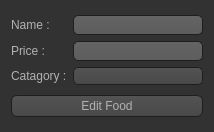
<?xml version="1.0" encoding="UTF-8"?>
<ui version="4.0">
 <class>UpdateFood</class>
 <widget class="QWidget" name="UpdateFood">
  <property name="geometry">
   <rect>
    <x>0</x>
    <y>0</y>
    <width>214</width>
    <height>132</height>
   </rect>
  </property>
  <property name="windowTitle">
   <string>Form</string>
  </property>
  <property name="styleSheet">
   <string notr="true">QToolTip
{
     border: 1px solid black;
     background-color: #ffa02f;
     padding: 1px;
     border-radius: 3px;
     opacity: 100;
}

QWidget
{
    color: #b1b1b1;
    background-color: #323232;
}

QWidget:item:hover
{
    background-color: QLinearGradient( x1: 0, y1: 0, x2: 0, y2: 1, stop: 0 #ffa02f, stop: 1 #ca0619);
    color: #000000;
}

QWidget:item:selected
{
    background-color: QLinearGradient( x1: 0, y1: 0, x2: 0, y2: 1, stop: 0 #ffa02f, stop: 1 #d7801a);
}

QMenuBar::item
{
    background: transparent;
}

QMenuBar::item:selected
{
    background: transparent;
    border: 1px solid #ffaa00;
}

QMenuBar::item:pressed
{
    background: #444;
    border: 1px solid #000;
    background-color: QLinearGradient(
        x1:0, y1:0,
        x2:0, y2:1,
        stop:1 #212121,
        stop:0.4 #343434/*,
        stop:0.2 #343434,
        stop:0.1 #ffaa00*/
    );
    margin-bottom:-1px;
    padding-bottom:1px;
}

QMenu
{
    border: 1px solid #000;
}

QMenu::item
{
    padding: 2px 20px 2px 20px;
}

QMenu::item:selected
{
    color: #000000;
}

QWidget:disabled
{
    color: #404040;
    background-color: #323232;
}

QAbstractItemView
{
    background-color: QLinearGradient( x1: 0, y1: 0, x2: 0, y2: 1, stop: 0 #4d4d4d, stop: 0.1 #646464, stop: 1 #5d5d5d);
}

QWidget:focus
{
    /*border: 2px solid QLinearGradient( x1: 0, y1: 0, x2: 0, y2: 1, stop: 0 #ffa02f, stop: 1 #d7801a);*/
}

QLineEdit
{
    background-color: QLinearGradient( x1: 0, y1: 0, x2: 0, y2: 1, stop: 0 #4d4d4d, stop: 0 #646464, stop: 1 #5d5d5d);
    padding: 1px;
    border-style: solid;
    border: 1px solid #1e1e1e;
    border-radius: 5;
}

QPushButton
{
    color: #b1b1b1;
    background-color: QLinearGradient( x1: 0, y1: 0, x2: 0, y2: 1, stop: 0 #565656, stop: 0.1 #525252, stop: 0.5 #4e4e4e, stop: 0.9 #4a4a4a, stop: 1 #464646);
    border-width: 1px;
    border-color: #1e1e1e;
    border-style: solid;
    border-radius: 6;
    padding: 3px;
    font-size: 12px;
    padding-left: 5px;
    padding-right: 5px;
}

QPushButton:pressed
{
    background-color: QLinearGradient( x1: 0, y1: 0, x2: 0, y2: 1, stop: 0 #2d2d2d, stop: 0.1 #2b2b2b, stop: 0.5 #292929, stop: 0.9 #282828, stop: 1 #252525);
}

QComboBox
{
    selection-background-color: #ffaa00;
    background-color: QLinearGradient( x1: 0, y1: 0, x2: 0, y2: 1, stop: 0 #565656, stop: 0.1 #525252, stop: 0.5 #4e4e4e, stop: 0.9 #4a4a4a, stop: 1 #464646);
    border-style: solid;
    border: 1px solid #1e1e1e;
    border-radius: 5;
}

QComboBox:hover,QPushButton:hover
{
    border: 2px solid QLinearGradient( x1: 0, y1: 0, x2: 0, y2: 1, stop: 0 #ffa02f, stop: 1 #d7801a);
}


QComboBox:on
{
    padding-top: 3px;
    padding-left: 4px;
    background-color: QLinearGradient( x1: 0, y1: 0, x2: 0, y2: 1, stop: 0 #2d2d2d, stop: 0.1 #2b2b2b, stop: 0.5 #292929, stop: 0.9 #282828, stop: 1 #252525);
    selection-background-color: #ffaa00;
}

QComboBox QAbstractItemView
{
    border: 2px solid darkgray;
    selection-background-color: QLinearGradient( x1: 0, y1: 0, x2: 0, y2: 1, stop: 0 #ffa02f, stop: 1 #d7801a);
}

QComboBox::drop-down
{
     subcontrol-origin: padding;
     subcontrol-position: top right;
     width: 15px;

     border-left-width: 0px;
     border-left-color: darkgray;
     border-left-style: solid; /* just a single line */
     border-top-right-radius: 3px; /* same radius as the QComboBox */
     border-bottom-right-radius: 3px;
 }

QComboBox::down-arrow
{
     image: url(:/down_arrow.png);
}

QGroupBox:focus
{
border: 2px solid QLinearGradient( x1: 0, y1: 0, x2: 0, y2: 1, stop: 0 #ffa02f, stop: 1 #d7801a);
}

QTextEdit:focus
{
    border: 2px solid QLinearGradient( x1: 0, y1: 0, x2: 0, y2: 1, stop: 0 #ffa02f, stop: 1 #d7801a);
}

QScrollBar:horizontal {
     border: 1px solid #222222;
     background: QLinearGradient( x1: 0, y1: 0, x2: 0, y2: 1, stop: 0.0 #121212, stop: 0.2 #282828, stop: 1 #484848);
     height: 7px;
     margin: 0px 16px 0 16px;
}

QScrollBar::handle:horizontal
{
      background: QLinearGradient( x1: 0, y1: 0, x2: 1, y2: 0, stop: 0 #ffa02f, stop: 0.5 #d7801a, stop: 1 #ffa02f);
      min-height: 20px;
      border-radius: 2px;
}

QScrollBar::add-line:horizontal {
      border: 1px solid #1b1b19;
      border-radius: 2px;
      background: QLinearGradient( x1: 0, y1: 0, x2: 1, y2: 0, stop: 0 #ffa02f, stop: 1 #d7801a);
      width: 14px;
      subcontrol-position: right;
      subcontrol-origin: margin;
}

QScrollBar::sub-line:horizontal {
      border: 1px solid #1b1b19;
      border-radius: 2px;
      background: QLinearGradient( x1: 0, y1: 0, x2: 1, y2: 0, stop: 0 #ffa02f, stop: 1 #d7801a);
      width: 14px;
     subcontrol-position: left;
     subcontrol-origin: margin;
}

QScrollBar::right-arrow:horizontal, QScrollBar::left-arrow:horizontal
{
      border: 1px solid black;
      width: 1px;
      height: 1px;
      background: white;
}

QScrollBar::add-page:horizontal, QScrollBar::sub-page:horizontal
{
      background: none;
}

QScrollBar:vertical
{
      background: QLinearGradient( x1: 0, y1: 0, x2: 1, y2: 0, stop: 0.0 #121212, stop: 0.2 #282828, stop: 1 #484848);
      width: 7px;
      margin: 16px 0 16px 0;
      border: 1px solid #222222;
}

QScrollBar::handle:vertical
{
      background: QLinearGradient( x1: 0, y1: 0, x2: 0, y2: 1, stop: 0 #ffa02f, stop: 0.5 #d7801a, stop: 1 #ffa02f);
      min-height: 20px;
      border-radius: 2px;
}

QScrollBar::add-line:vertical
{
      border: 1px solid #1b1b19;
      border-radius: 2px;
      background: QLinearGradient( x1: 0, y1: 0, x2: 0, y2: 1, stop: 0 #ffa02f, stop: 1 #d7801a);
      height: 14px;
      subcontrol-position: bottom;
      subcontrol-origin: margin;
}

QScrollBar::sub-line:vertical
{
      border: 1px solid #1b1b19;
      border-radius: 2px;
      background: QLinearGradient( x1: 0, y1: 0, x2: 0, y2: 1, stop: 0 #d7801a, stop: 1 #ffa02f);
      height: 14px;
      subcontrol-position: top;
      subcontrol-origin: margin;
}

QScrollBar::up-arrow:vertical, QScrollBar::down-arrow:vertical
{
      border: 1px solid black;
      width: 1px;
      height: 1px;
      background: white;
}


QScrollBar::add-page:vertical, QScrollBar::sub-page:vertical
{
      background: none;
}

QTextEdit
{
    background-color: #242424;
}

QPlainTextEdit
{
    background-color: #242424;
}

QHeaderView::section
{
    background-color: QLinearGradient(x1:0, y1:0, x2:0, y2:1, stop:0 #616161, stop: 0.5 #505050, stop: 0.6 #434343, stop:1 #656565);
    color: white;
    padding-left: 4px;
    border: 1px solid #6c6c6c;
}

QCheckBox:disabled
{
color: #414141;
}

QDockWidget::title
{
    text-align: center;
    spacing: 3px; /* spacing between items in the tool bar */
    background-color: QLinearGradient(x1:0, y1:0, x2:0, y2:1, stop:0 #323232, stop: 0.5 #242424, stop:1 #323232);
}

QDockWidget::close-button, QDockWidget::float-button
{
    text-align: center;
    spacing: 1px; /* spacing between items in the tool bar */
    background-color: QLinearGradient(x1:0, y1:0, x2:0, y2:1, stop:0 #323232, stop: 0.5 #242424, stop:1 #323232);
}

QDockWidget::close-button:hover, QDockWidget::float-button:hover
{
    background: #242424;
}

QDockWidget::close-button:pressed, QDockWidget::float-button:pressed
{
    padding: 1px -1px -1px 1px;
}

QMainWindow::separator
{
    background-color: QLinearGradient(x1:0, y1:0, x2:0, y2:1, stop:0 #161616, stop: 0.5 #151515, stop: 0.6 #212121, stop:1 #343434);
    color: white;
    padding-left: 4px;
    border: 1px solid #4c4c4c;
    spacing: 3px; /* spacing between items in the tool bar */
}

QMainWindow::separator:hover
{

    background-color: QLinearGradient(x1:0, y1:0, x2:0, y2:1, stop:0 #d7801a, stop:0.5 #b56c17 stop:1 #ffa02f);
    color: white;
    padding-left: 4px;
    border: 1px solid #6c6c6c;
    spacing: 3px; /* spacing between items in the tool bar */
}

QToolBar::handle
{
     spacing: 3px; /* spacing between items in the tool bar */
     background: url(:/images/handle.png);
}

QMenu::separator
{
    height: 2px;
    background-color: QLinearGradient(x1:0, y1:0, x2:0, y2:1, stop:0 #161616, stop: 0.5 #151515, stop: 0.6 #212121, stop:1 #343434);
    color: white;
    padding-left: 4px;
    margin-left: 10px;
    margin-right: 5px;
}

QProgressBar
{
    border: 2px solid grey;
    border-radius: 5px;
    text-align: center;
}

QProgressBar::chunk
{
    background-color: #d7801a;
    width: 2.15px;
    margin: 0.5px;
}

QTabBar::tab {
    color: #b1b1b1;
    border: 1px solid #444;
    border-bottom-style: none;
    background-color: #323232;
    padding-left: 10px;
    padding-right: 10px;
    padding-top: 3px;
    padding-bottom: 2px;
    margin-right: -1px;
}

QTabWidget::pane {
    border: 1px solid #444;
    top: 1px;
}

QTabBar::tab:last
{
    margin-right: 0; /* the last selected tab has nothing to overlap with on the right */
    border-top-right-radius: 3px;
}

QTabBar::tab:first:!selected
{
 margin-left: 0px; /* the last selected tab has nothing to overlap with on the right */


    border-top-left-radius: 3px;
}

QTabBar::tab:!selected
{
    color: #b1b1b1;
    border-bottom-style: solid;
    margin-top: 3px;
    background-color: QLinearGradient(x1:0, y1:0, x2:0, y2:1, stop:1 #212121, stop:.4 #343434);
}

QTabBar::tab:selected
{
    border-top-left-radius: 3px;
    border-top-right-radius: 3px;
    margin-bottom: 0px;
}

QTabBar::tab:!selected:hover
{
    /*border-top: 2px solid #ffaa00;
    padding-bottom: 3px;*/
    border-top-left-radius: 3px;
    border-top-right-radius: 3px;
    background-color: QLinearGradient(x1:0, y1:0, x2:0, y2:1, stop:1 #212121, stop:0.4 #343434, stop:0.2 #343434, stop:0.1 #ffaa00);
}

QRadioButton::indicator:checked, QRadioButton::indicator:unchecked{
    color: #b1b1b1;
    background-color: #323232;
    border: 1px solid #b1b1b1;
    border-radius: 6px;
}

QRadioButton::indicator:checked
{
    background-color: qradialgradient(
        cx: 0.5, cy: 0.5,
        fx: 0.5, fy: 0.5,
        radius: 1.0,
        stop: 0.25 #ffaa00,
        stop: 0.3 #323232
    );
}

QCheckBox::indicator{
    color: #b1b1b1;
    background-color: #323232;
    border: 1px solid #b1b1b1;
    width: 9px;
    height: 9px;
}

QRadioButton::indicator
{
    border-radius: 6px;
}

QRadioButton::indicator:hover, QCheckBox::indicator:hover
{
    border: 1px solid #ffaa00;
}

QCheckBox::indicator:checked
{
    image:url(:/images/checkbox.png);
}

QCheckBox::indicator:disabled, QRadioButton::indicator:disabled
{
    border: 1px solid #444;
}</string>
  </property>
  <layout class="QGridLayout" name="gridLayout_2">
   <item row="0" column="0">
    <layout class="QGridLayout" name="gridLayout">
     <item row="0" column="0">
      <widget class="QLabel" name="label">
       <property name="text">
        <string>Name :</string>
       </property>
      </widget>
     </item>
     <item row="0" column="1">
      <widget class="QLineEdit" name="led_name"/>
     </item>
     <item row="1" column="0">
      <widget class="QLabel" name="label_2">
       <property name="text">
        <string>Price :</string>
       </property>
      </widget>
     </item>
     <item row="1" column="1">
      <widget class="QLineEdit" name="led_price"/>
     </item>
     <item row="2" column="0">
      <widget class="QLabel" name="label_3">
       <property name="text">
        <string>Catagory :</string>
       </property>
      </widget>
     </item>
     <item row="2" column="1">
      <widget class="QComboBox" name="combo_catagoryList"/>
     </item>
    </layout>
   </item>
   <item row="1" column="0">
    <widget class="QPushButton" name="btn_EditFood">
     <property name="text">
      <string>Edit Food</string>
     </property>
    </widget>
   </item>
  </layout>
 </widget>
 <resources/>
 <connections/>
</ui>
